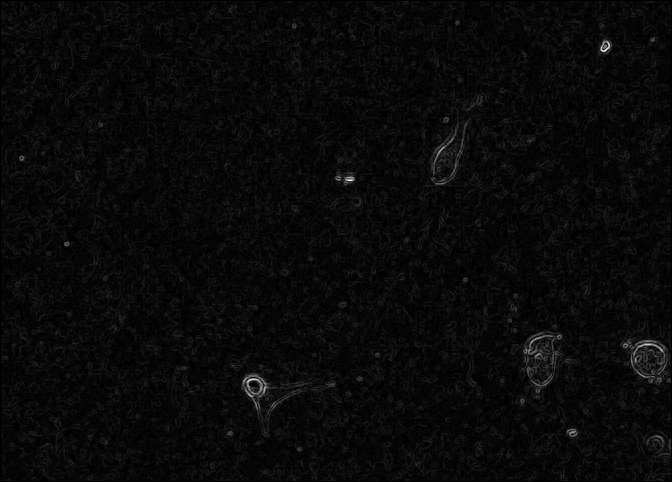
#> input picture cell_shape/segmentation/sample_sobel_img.tif, 672 x 482 px; its folder holds only this picture in this run
$ python -i methods.py   (imports and definitions only)   (Python 2 division)   (older library calls are emulated)
#> lines starting #> are read from the running program, lines starting #| are printed output that depends on the picture
# -*- coding: utf-8 -*-
"""
Created on Wed May 03 11:20:33 2017

@author: univ4208
"""

import os
import numpy as np
from PIL import Image
import matplotlib.pyplot as plt
import skimage.feature
import skimage.filters
import skimage.morphology
import cv2
import scipy.ndimage as ndi
import pywt
import glob
import platform
from scipy.optimize import linear_sum_assignment
from skimage import img_as_ubyte
#plt.close("all")

# [210 lines left out: functions open_frame, filter_by_size, fillHoles, modulusMaximum, saveFrame, classifyPhaseImage and 9 more, not called in this run]

def find_local_minima(image):
    """Finds local minima in segmeted image (holes)"""
    mini_mask = skimage.morphology.disk(3)
    img = skimage.filters.gaussian(image,0.5)
    thresh = (img>skimage.filters.threshold_li(img))
    filtered = ndi.filters.minimum_filter(img,footprint=mini_mask)
    is_local_minimum = filtered==img
    is_local_minimum = np.logical_and(is_local_minimum,thresh)
    return is_local_minimum

def findHoles(image):
    """Finds local minima in an image and counts them as holes if they are not
    within a gaussian"""
    local_minima=find_local_minima(image)
    mask_gaussians=where_are_gaussians(image)
    im_holes=show_holes_on_img(np.logical_and(local_minima,~mask_gaussians),image)
    local_minima = np.logical_and(local_minima,~mask_gaussians)
    local_minima = local_minima.astype(np.uint8)
    return local_minima,im_holes

# [300 lines left out: functions find_arms, try_template_matching, find_gaussian, where_are_gaussians, gaussian_proba_map, si and 8 more, not called in this run]

class FrameInfo(object):
    """Class remembering the information from a labeled frame.
    All indexes should start with 0"""
    # [5 lines left out: function __init__, not called in this run]
    def __str__(self):
        return "Frame N:"+str(self.nr)+" Nr objects: "+str(self.n_objects)
#-------Just to wait---
def find_cells():
    """Just to wait"""
    pass
def openImage():
    pass
#-----End just to wait----

class Tracker(object):
    """Object iterating through a set of frames contiguous in time.
    Segments each frame and looks for correspondances in the previous frame
    usin the hungarian algorithm. Stores the main results in info_list and
    correspondance_lists

    We use here a quite heavily filtered by size image, as we are not interested
    in small pieces here for main tracking"""
    # [187 lines left out: functions __init__, preprocess, next_cell, prev_cell, segment, find_indices and 3 more, not called in this run]

>>> import cv2
>>> picture = cv2.imread('sample_sobel_img.tif')
#> picture is the input picture: shape (482, 672, 3); min 0, max 255, mean 9.5
>>> result = findHoles(picture)
#> in find_local_minima, `thresh = (img>skimage.filters.threshold_li(img))`:
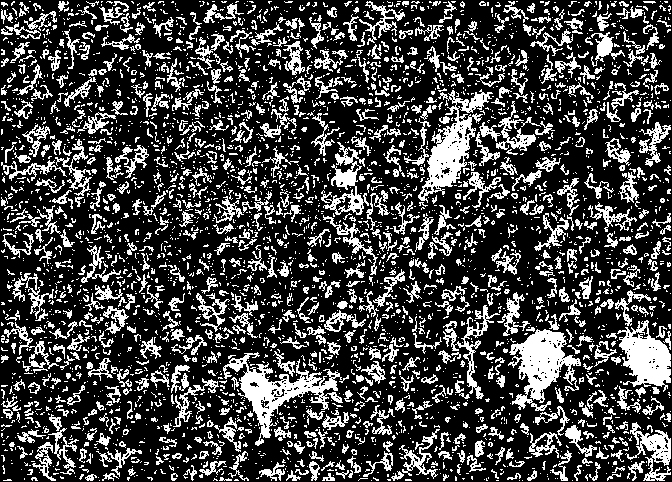
#> thresh: shape (482, 672, 3) bool; 26.6% white in thin lines or dots
#> (the run stopped early here; a loop or call above may not have finished)
